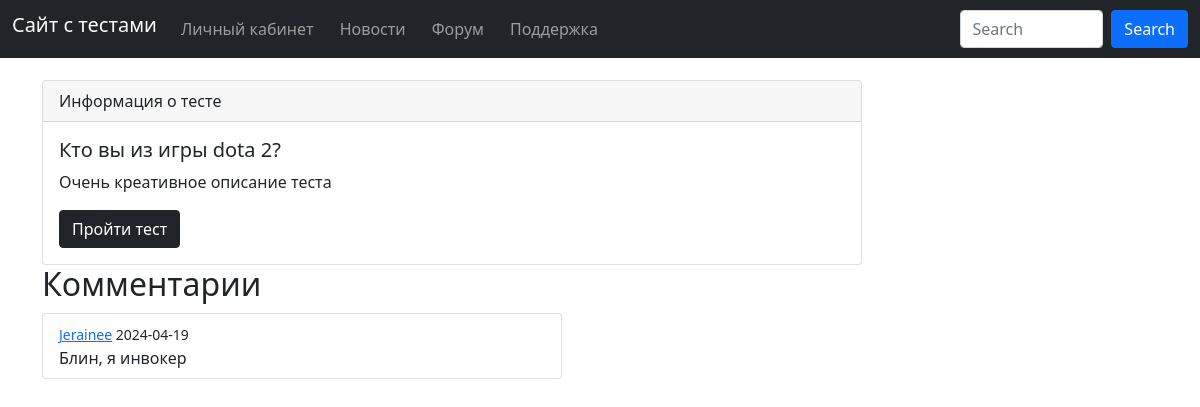
Before: /test/2 with the older database file.
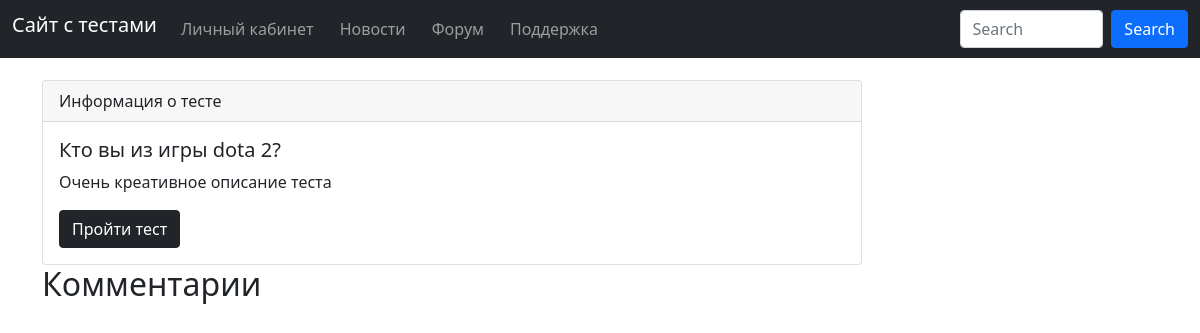
After: the same page with the newer database file.
### data/tests.py (models this page shows, shortened)
class Test(SqlAlchemyBase):
    __tablename__ = 'tests'
    id = sqlalchemy.Column(sqlalchemy.Integer, primary_key=True, autoincrement=True)
    name = sqlalchemy.Column(sqlalchemy.String, nullable=False)
    description = sqlalchemy.Column(sqlalchemy.String, nullable=False)
    data = sqlalchemy.Column(sqlalchemy.JSON, nullable=False)
    results = sqlalchemy.Column(sqlalchemy.String, nullable=False)
    comments = orm.relationship('Comment')

### data/tests_comments.py (models this page shows)
class Comment(SqlAlchemyBase):
    __tablename__ = 'test_comments'
    id = sqlalchemy.Column(sqlalchemy.Integer, primary_key=True, autoincrement=True)
    content = sqlalchemy.Column(sqlalchemy.String, nullable=False)
    author_id = sqlalchemy.Column(sqlalchemy.Integer, sqlalchemy.ForeignKey("users.id"), nullable=True)
    test_id = sqlalchemy.Column(sqlalchemy.Integer, sqlalchemy.ForeignKey("tests.id"))
    date_of_creation = sqlalchemy.Column(sqlalchemy.DateTime, default=datetime.datetime.now)
    author = orm.relationship('User', overlaps="comments")
    test = orm.relationship('Test', overlaps="comments")

### data/users.py (models this page shows, shortened)
class User(SqlAlchemyBase, UserMixin, SerializerMixin):
    __tablename__ = 'users'
    id = sqlalchemy.Column(sqlalchemy.Integer, primary_key=True, autoincrement=True)
    is_admin = sqlalchemy.Column(sqlalchemy.Boolean, nullable=False)
    name = sqlalchemy.Column(sqlalchemy.String, nullable=False)
    about = sqlalchemy.Column(sqlalchemy.String, nullable=True)
    email = sqlalchemy.Column(sqlalchemy.String, index=True, unique=True, nullable=False)
    hashed_password = sqlalchemy.Column(sqlalchemy.String, nullable=False)
    created_date = sqlalchemy.Column(sqlalchemy.DateTime, default=datetime.datetime.now)
    test_results = sqlalchemy.Column(sqlalchemy.String, nullable=True)
    cat = sqlalchemy.Column(sqlalchemy.String, nullable=True)
    comments = orm.relationship("Comment")
    posts = orm.relationship('ForumPost')

### main.py (the view)
@app.route('/test/<int:i>')
def page(i):
    db_sess = db_session.create_session()
    cur_test = db_sess.query(Test).filter(Test.id == i).first()
    if not cur_test:
        return abort(404)
    return render_template('test_preview.html', test=cur_test)

### data/db_session.py (called while the page is built)
def create_session() -> Session:
    global __factory
    return __factory()

### templates/test_preview.html (shortened to what this page needs)
{% extends 'base.html' %}
{% block content %}
<div class="card" style="max-width: 820px;">
  <div class="card-header">Информация о тесте</div>
  <div class="card-body">
    <h5 class="card-title">{{ test.name }}</h5>
    <p class="card-text">{{ test.description }}</p>
    <a href="/test/{{ test.id }}/0" class="btn btn-dark">Пройти тест</a>
  </div>
</div>
<h2>Комментарии</h2>
{% for comment in test.comments %}
    <div class="list-group" style="margin-top:10px">
        <p class="list-group-item" style="max-width: 520px;">  <small><a href="/account/{{comment.author.id}}">{{comment.author.name}}</a>
                        {{comment.date_of_creation.date()}}</small><br>
            {{comment.content}}<br>
    </div>
{% endfor %}
{% endblock %}

### templates/base.html (shortened to what this page needs)
<!DOCTYPE html>
<html lang = "ru">
	<head>
		<link type="text/css" href="{{ url_for('static', filename='css/styles.css')}}" rel="stylesheet" />
		<link rel="stylesheet"
                    href="https://cdn.jsdelivr.net/npm/bootstrap@5.0.0-beta1/dist/css/bootstrap.min.css"
>
	</head>
	<header id="header">
	<nav class="navbar fixed-top navbar-expand-sm navbar-dark bg-dark">
		<div class="container-fluid">
		<a class="navbar-brand h1" href="/">Сайт с тестами</a>
		<div class="collapse navbar-collapse" id="navbarNav">
  		  <ul class="navbar-nav">
  		    <li class="nav-item active">
  		      <a class="nav-link" href="/account">Личный кабинет</a>
  		    </li>
  		    <li class="nav-item">
  		      <a class="nav-link" href="/news">Новости</a>
  		    </li>
			<li class="nav-item">
				<a class="nav-link" href="/forum">Форум</a>
			</li>
			<li class="nav-item">
  		      <a class="nav-link" href="/support">Поддержка</a>
  		    </li>
  		  </ul>
  		</div>
  		  <form class="d-flex" action="{{ url_for('result') }}">
  		    <input class="form-control me-2 w-200" type="text" placeholder="Search" aria-label="Search" name="search">
  		    <button class="btn btn-primary" type="submit">Search</button>
  		  </form>
		</div>
	</nav>
	<main role="main" class="container-fluid" style="margin-top:80px">
	<body>
	<main role="main" class="container">
		{% block content %}
        {% endblock %}
	</main>
	</body>
</html>

### static/css/styles.css (style rules this page uses)
li { display: inline-block; margin-right: 10px; }

Changed rows visible on the page:
removed Comment: author.name "Jerainee", date_of_creation "2024-04-19", content "Блин, я инвокер"
